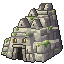

Recreate this plot in Python.
# stap 1: afschuining 2 px dik bij stenen >= 6 px (alleen tweede pixelrij toevoegen aan k7)
import sys, numpy as np
sys.path.insert(0,'../k1'); sys.path.insert(0,'../k7')
from gereedschap import *
import k7b
a6,pal=laad('../k6/tempel.png'); a7,_=laad('../k7/tempel.png'); H,W=a6.shape; k7b.a0=a7
BLOK={0,1,2,7,12,10,11,8,9,13}
STAP=[3,4,5,6,15]
vast=np.zeros_like(a6,bool)
for (x0,y0,x1,y1) in OGEN: vast[y0:y1+1,x0:x1+1]=True
vast|=deurmasker(a6); vast[45:61,13:16]=True; vast[45:61,22:26]=True
vast[37:44,13:30]=True   # gezichtsveld apart met de hand
isl=np.isin(a6,[7,1])
def blk(x,y): return not(0<=x<W and 0<=y<H) or a6[y,x] in BLOK
def run(x,y,dx,dy):
    n=0
    while not blk(x+dx*n,y+dy*n): n+=1
    return n
def strepen(m):
    out=[];x=0
    while x<len(m):
        if m[x]:
            s=x
            while x<len(m) and m[x]: x+=1
            out.append((s,x))
        else: x+=1
    return out
L=np.zeros_like(a6,bool); D=L.copy()
for y in range(H):
    for s,e in strepen(isl[y]):
        n=e-s
        if n<3: continue
        for u in range(s,s+int(np.ceil(2*n/3)) if n>=5 else e):
            if y+2<H and run(u,y+1,0,1)>=6: L[y+2,u]=True
        for u in range(s+n//3 if n>=5 else s,e):
            if y-2>=0 and run(u,y-1,0,-1)>=6: D[y-2,u]=True
for x in range(W):
    for s,e in strepen(isl[:,x]):
        n=e-s
        if n<3: continue
        for v in range(s,s+int(np.ceil(2*n/3)) if n>=5 else e):
            if x+2<W and run(x+1,v,1,0)>=6: L[v,x+2]=True
        for v in range(s+n//3 if n>=5 else s,e):
            if x-2>=0 and run(x-1,v,-1,0)>=6: D[v,x-2]=True
a=a7.copy()
for y in range(H):
    for x in range(W):
        T=a6[y,x]
        if vast[y,x] or T not in STAP or T==15 or a7[y,x]!=a6[y,x]: continue
        # alleen als de eerste rij (richting voeg) al afgeschuind is in k7, zodat het 2 px wordt
        i=STAP.index(T)
        if L[y,x] and not D[y,x] and i>0:
            nb=[a7[y-1,x],a7[y,x-1]]
            if any(c==STAP[i-1] for c in nb): a[y,x]=STAP[i-1]
        elif D[y,x] and not L[y,x] and i<4:
            nb=[a7[y+1,x],a7[y,x+1]]
            if any(c==STAP[i+1] for c in nb): a[y,x]=STAP[i+1]
# vlakcontrole zoals k7
for y in range(H):
    for x in range(W):
        if a[y,x]==a7[y,x]: continue
        blok=[c for c in a6[max(0,y-3):y+4,max(0,x-3):x+4].ravel() if c in STAP]
        base=np.bincount(blok,minlength=16).argmax()
        if abs(STAP.index(a[y,x])-STAP.index(base))>1: a[y,x]=a7[y,x]
a=k7b.filt(a)
np.save('dik.npy',a); bewaar(a,pal,'dik.png'); print('stap1 px t.o.v. k7:',(a!=a7).sum())
